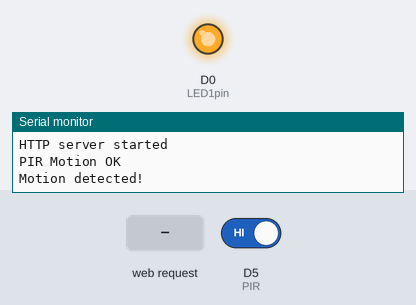
Recording of a sketch running on a simulated ESP8266 (NodeMCU). Parts: output pins drawn as LEDs (lit = HIGH), the last lines printed to the serial monitor. The test bench sets the inputs (shaded band); at power-on: D5 (PIR) HIGH.

Above: at 1.2 s.
1.3 s: D5 (PIR) driven LOW
At 15.2 s:
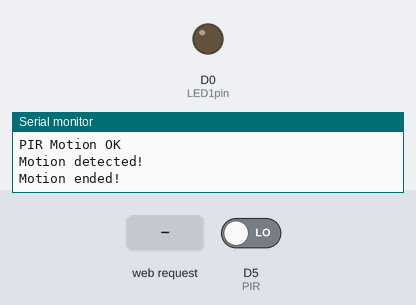
15.3 s: HTTP request GET / received
16.8 s: HTTP request GET /toggle received
At 17.1 s:
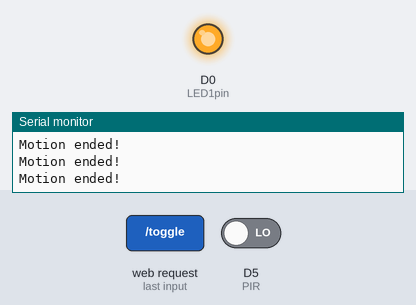
Timing chart, 0 to 19.8 s (numbered marks = the images above; inputs shaded):
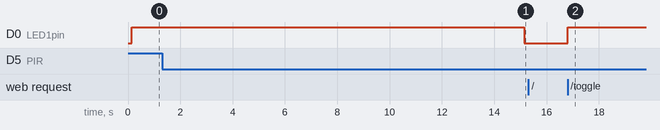

The sketch:

auto_manual_light.ino
```cpp
#include <ESP8266WiFi.h>
#include <ESP8266WebServer.h>
const char* ssid = "WIFI INP" , *password = "";

IPAddress local_ip(10,55,9,233);
IPAddress gateway(10,55,0,1);
IPAddress subnet(255,255,128,0);

ESP8266WebServer server(80);

uint8_t LED1pin = D0;
bool LED1status = LOW;
#define PIR D5

//   digitalWrite(LED1pin, LED1status);
void setup() {
  Serial.begin(115200);
  pinMode(LED1pin, OUTPUT);
  pinMode(PIR,INPUT);

  WiFi.softAP(ssid, password);
  WiFi.softAPConfig(local_ip, gateway, subnet);
  delay(80);

  server.on("/", handle_OnConnect);
  server.on("/toggle", handle_Toggle);
  server.onNotFound(handle_NotFound);

  server.begin();
  Serial.println("HTTP server started");
  Serial.println("PIR Motion OK");
}

unsigned long currentTime ;
unsigned long previousMotionCheckTime = 0;
const unsigned long motionCheckInterval = 150UL ;
const unsigned int DELAY = 15000;
void loop() {
  server.handleClient();
  if(LED1status)
  {digitalWrite(LED1pin, HIGH);}
  else
  {digitalWrite(LED1pin, LOW);}
  currentTime = millis();
  if (currentTime - previousMotionCheckTime >= motionCheckInterval) {
    int isMotionDetected = digitalRead(PIR);
    if (isMotionDetected == 0) {
      Serial.println("Motion ended!");
      LED1status = LED1status;
    } else {
      Serial.println("Motion detected!");
        digitalWrite(LED1pin, HIGH);
        delay(DELAY);
        digitalWrite(LED1pin, LOW);
        LED1status = LOW;
    }
    previousMotionCheckTime = currentTime;
  }
}

void handle_OnConnect() {
  Serial.println("GPIO7 Status: OFF | GPIO6 Status: OFF");
  server.send(200, "text/html", SendHTML(LED1status));
}

void handle_Toggle() {
  LED1status = !LED1status;
  server.send(200, "text/plain", LED1status ? "ON" : "OFF");
}

void handle_NotFound(){
  server.send(404, "text/plain", "Not found");
}

String SendHTML(uint8_t led1stat){
  String ptr = "<!DOCTYPE html> <html>\n";
  ptr +="<head><meta name=\"viewport\" content=\"width=device-width, initial-scale=1.0, user-scalable=no\">\n";
  ptr +="<title>LED Control</title>\n";
  ptr +="<style>html { font-family: Helvetica; display: inline-block; margin: 0px auto; text-align: center;}\n";
  ptr +="body{margin-top: 50px; background-color: #3d3d3d;} h1 {color: #fff;margin: 50px auto 30px;} h3 {color: #fff;margin-bottom: 50px;}\n";
  ptr +=".button {display: block;width: 153px;background-color: #1abc9c;border: none;color: white;padding: 13px 30px;text-decoration: none;font-size: 25px;margin: 0px auto 35px;cursor: pointer;border-radius: 41px;}\n";
  ptr +=".button-on {background-color: #1abc9c;}\n";
  ptr +=".button-on:active {background-color: #16a085;}\n";
  ptr +=".button-off {background-color: #dd305a;}\n";
  ptr +=".button-off:active {background-color: #2c3e50;}\n";
  ptr +="p {font-size: 14px;color: #fff;margin-bottom: 10px; font-weight: bold;}\n";
  ptr +="</style>\n";
  ptr +="<script>\n";
  ptr +="function toggleLED() {\n";
  ptr +="  var xhttp = new XMLHttpRequest();\n";
  ptr +="  xhttp.onreadystatechange = function() {\n";
  ptr +="    if (this.readyState == 4 && this.status == 200) {\n";
  ptr +="      document.getElementById('led').innerText = 'LED1 Status: ' + this.responseText;\n";
  ptr +="      document.getElementById('tog').innerText = this.responseText == 'ON' ? 'OFF' : 'ON';\n";
  ptr +="      document.getElementById('tog').className = 'button button-' + this.responseText.toLowerCase();\n";
  ptr +="    }\n";
  ptr +="  };\n";
  ptr +="  xhttp.open('GET', '/toggle', true);\n";
  ptr +="  xhttp.send();\n";
  ptr +="}\n";
  ptr +="</script>\n";
  ptr +="</head>\n";
  ptr +="<body>\n";
  ptr +="<marquee behavior=\"scroll\" direction=\"left\"><h1>ESP8266 Web Server</h1></marquee>\n";
  ptr +="<h3>Using Access Point(AP) Mode</h3>\n";
  ptr +="<p id='led'>LED1 Status: " + String(led1stat ? "ON" : "OFF") + "</p>\n";
  ptr +="<button id='tog' class='button button-" + String(led1stat ? "off" : "on") + "' onclick='toggleLED()'>" + String(led1stat ? "OFF" : "ON") + "</button>\n";
  ptr +="</body>\n";
  ptr +="</html>\n";
  return ptr;
}
```

Measured:
- after the input at 1.3 s, D0 (LED1pin): HIGH → LOW after 13.9 s
- after the input at 16.8 s, D0 (LED1pin): LOW → HIGH at once
